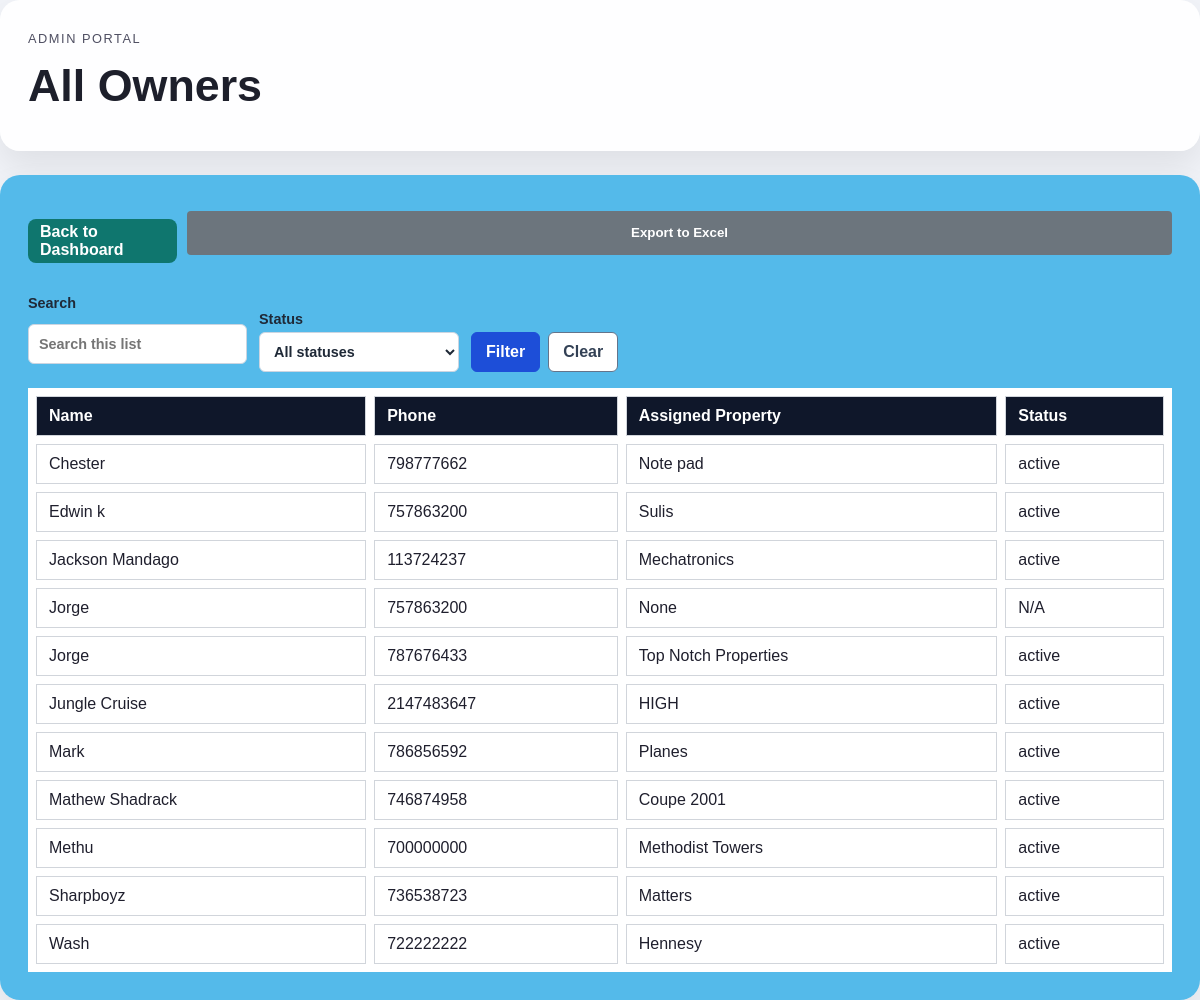
Page /admin/landlordlist.php (signed in) on the committed database.
### tables this page shows
CREATE TABLE `landlords` (
  `owner_id` int(11) NOT NULL,
  `name` varchar(25) NOT NULL,
  `phone_number` int(20) NOT NULL,
  `national_id` varchar(20) DEFAULT NULL,
  `username` varchar(15) NOT NULL,
  `password` varchar(20) NOT NULL,
  `lastlogin` datetime DEFAULT NULL
);

### admin/landlordlist.php (the view, shortened to what this page needs)
<?php
$database = new Database();
$db = $database->getConnection();
$owners = [];
try {
    $query = "SELECT l.owner_id,
                     l.name,
                     l.username,
                     l.phone_number,
                     lp.status,
                     GROUP_CONCAT(DISTINCT p.property_name SEPARATOR ', ') AS assigned_properties
              FROM landlords l
              LEFT JOIN landlord_properties lp ON l.owner_id = lp.owner_id
              LEFT JOIN property p ON lp.property_id = p.property_id
              GROUP BY l.owner_id, l.name, l.phone_number, lp.status
              ORDER BY l.name ASC";
    $stmt = $db->prepare($query);
    $stmt->execute();
    $owners = $stmt->fetchAll(PDO::FETCH_ASSOC);
} catch (PDOException $e) {
    $errorMessage = 'Error fetching owner list: ' . $e->getMessage();
    $owners = [];
}
?>
<!DOCTYPE html>
<html lang="en">
<head>
    <link rel="stylesheet" href="../style.css">
</head>
<body class="dashboard-page">
    <main class="main-content">
        <section class="welcome-card">
            <div>
                <p class="eyebrow">Admin Portal</p>
                <h1 class="heading">All Owners</h1>
            </div>
        </section>
        <section class="action-card">
            <div class="page-actions mb-3" style="display: flex; gap: 10px;">
                <a href="admindashboard.php" class="btn-primary">Back to Dashboard</a>
                <?php if (!empty($owners)): ?>
                    <button type="button" class="btn-secondary" onclick="exportTableToExcel('ownersTable', 'Owners_List')">
                        Export to Excel
                    </button>
                <?php endif; ?>
            </div>
            <?php if (empty($owners)): ?>
                <p>No owners found in the system.</p>
            <?php else: ?>
                <div style="overflow-x:auto;">
                    <table id="ownersTable" class="tenant-table table table-striped">
                        <thead>
                            <tr>
                                <th>Name</th>
                                <th>Phone</th>
                                <th>Assigned Property</th>
                                <th>Status</th>
                            </tr>
                        </thead>
                        <tbody>
                            <?php foreach ($owners as $owner): ?>
                                <tr>
                                    <td><?php echo htmlspecialchars($owner['name'] ?? 'N/A'); ?></td>
                                    <td><?php echo htmlspecialchars($owner['phone_number'] ?? 'N/A'); ?></td>
                                    <td><?php echo htmlspecialchars($owner['assigned_properties'] ?? 'None'); ?></td>
                                    <td><?php echo htmlspecialchars($owner['status'] ?? 'N/A'); ?></td>
                                </tr>
                            <?php endforeach; ?>
                        </tbody>
                    </table>
                </div>
            <?php endif; ?>
        </section>
    </main>
</body>
</html>

### style.css (style rules this page uses)
body { font-family: Arial, sans-serif; margin: 0; min-height: 100vh; color: #1f1f2d; background: #f1f3f8; }
input, button { width: 100%; padding: 10px; margin: 8px 0; border: 1px solid #ccc; border-radius: 5px; font-family: inherit; }
button { background-color: rgb(90, 4, 58); color: white; font-weight: bold; cursor: pointer; }
.dashboard-page { display: block; justify-content: normal; align-items: normal; padding: 0; min-height: 100vh; background-color: #f1f3f8; background-image: url('background1.png'); background-repeat: no-repeat; background-size: cover; background-position: center; }
.main-content { display: grid; gap: 24px; }
.welcome-card, .widget-panel { background: rgba(255, 255, 255, 0.96); border-radius: 20px; box-shadow: 0 16px 35px rgba(0, 0, 0, 0.08); padding: 28px; }
.action-card { background: rgba(79, 185, 234, 0.96); border-radius: 20px; box-shadow: 0 16px 35px rgba(0, 0, 0, 0.08); padding: 28px; }
.welcome-card { display: flex; justify-content: space-between; gap: 24px; align-items: center; }
.eyebrow { margin: 0 0 10px; font-size: 0.8rem; letter-spacing: 0.12em; color: #7a2e8f; text-transform: uppercase; }
.welcome-card h1 { margin: 0 0 12px; font-size: 2.8rem; color: #1d1f2b; }
.welcome-card p { max-width: 560px; line-height: 1.7; color: #4f4f62; }
.btn-primary { display: inline-block; padding: 12px 20px; background: #5a046b; color: #fff; border-radius: 999px; text-decoration: none; font-weight: 600; margin-top: 16px; }
.btn-secondary { display: inline-block; padding: 10px 18px; background: #f3f4f6; color: #1350d4; border-radius: 999px; text-decoration: none; font-weight: 600; }
.tenant-table { width: 100%; border-collapse: separate; border-spacing: 8px; margin-top: 16px; }
.tenant-table th, .tenant-table td { padding: 10px 12px; background: #fff; border: 1px solid #d1d5db; white-space: nowrap; }
.tenant-table th { background: #0f172a; color: #fff; }
body { font-family: Arial, sans-serif; background: #f5f7fb; padding: 20px; }
.page-actions { margin-bottom: 16px; }
.btn-primary { display: inline-block; background: #0f766e; color: #ffffff; padding: 4px 12px; border-radius: 8px; text-decoration: none; font-weight: 600; }
table { width: 100%; border-collapse: collapse; background: #fff; }
th, td { padding: 12px; border: 1px solid #e5e7eb; text-align: left; vertical-align: top; word-break: break-word; }
th { background: #f8fafc; font-weight: 600; }
button { margin-top: 8px; padding: 8px 14px; background: #07f547; color: #fff; border: none; border-radius: 6px; cursor: pointer; font-weight: 600; }
.btn-secondary { background-color: #6c757d; color: #fff; border: none; padding: 6px 12px; cursor: pointer; border-radius: 4px; }

### rows in the picture
landlords: name "Chester", phone_number "798777662", assigned_properties "Note pad", status "active"
landlords: name "Edwin k", phone_number "757863200", assigned_properties "Sulis", status "active"
landlords: name "Jackson Mandago", phone_number "113724237", assigned_properties "Mechatronics", status "active"
landlords: name "Jorge", phone_number "757863200", assigned_properties "None", status "N/A"
landlords: name "Jorge", phone_number "787676433", assigned_properties "Top Notch Properties", status "active"
landlords: name "Jungle Cruise", phone_number "2147483647", assigned_properties "HIGH", status "active"
landlords: name "Mark", phone_number "786856592", assigned_properties "Planes", status "active"
landlords: name "Mathew Shadrack", phone_number "746874958", assigned_properties "Coupe 2001", status "active"
landlords: name "Methu", phone_number "700000000", assigned_properties "Methodist Towers", status "active"
landlords: name "Sharpboyz", phone_number "736538723", assigned_properties "Matters", status "active"
landlords: name "Wash", phone_number "722222222", assigned_properties "Hennesy", status "active"
